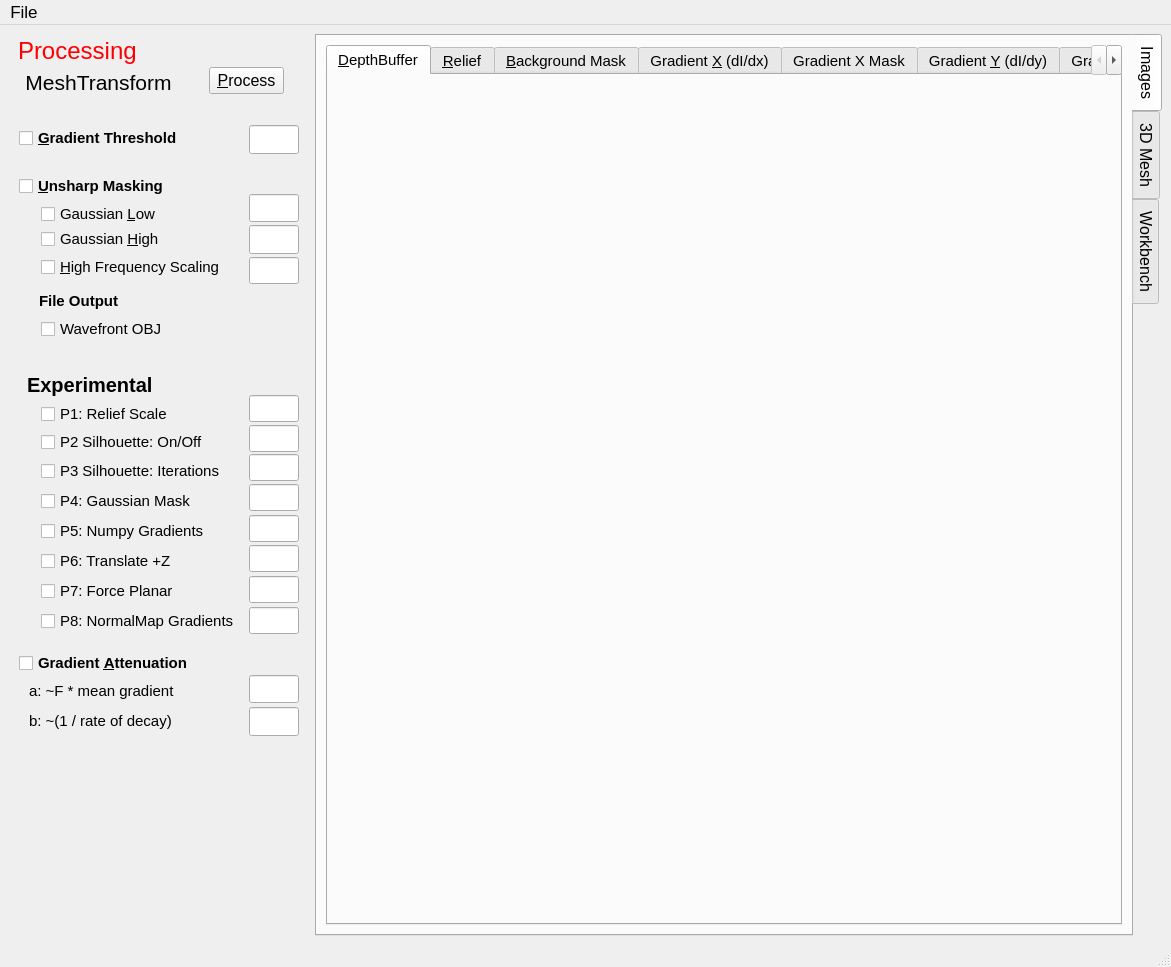
<?xml version="1.0" encoding="UTF-8"?>
<ui version="4.0">
 <class>MainWindow</class>
 <widget class="QMainWindow" name="MainWindow">
  <property name="geometry">
   <rect>
    <x>0</x>
    <y>0</y>
    <width>1171</width>
    <height>967</height>
   </rect>
  </property>
  <property name="sizePolicy">
   <sizepolicy hsizetype="MinimumExpanding" vsizetype="MinimumExpanding">
    <horstretch>0</horstretch>
    <verstretch>0</verstretch>
   </sizepolicy>
  </property>
  <property name="minimumSize">
   <size>
    <width>0</width>
    <height>0</height>
   </size>
  </property>
  <property name="windowTitle">
   <string>Explorer</string>
  </property>
  <property name="windowIcon">
   <iconset resource="explorer.qrc">
    <normaloff>:/Explorer/gradient.png</normaloff>:/Explorer/gradient.png</iconset>
  </property>
  <widget class="QWidget" name="centralWidget">
   <property name="sizePolicy">
    <sizepolicy hsizetype="Expanding" vsizetype="Preferred">
     <horstretch>0</horstretch>
     <verstretch>0</verstretch>
    </sizepolicy>
   </property>
   <property name="focusPolicy">
    <enum>Qt::NoFocus</enum>
   </property>
   <layout class="QGridLayout" name="gridLayout_2">
    <item row="0" column="1">
     <widget class="QTabWidget" name="overallTabsContainer">
      <property name="sizePolicy">
       <sizepolicy hsizetype="Expanding" vsizetype="Expanding">
        <horstretch>0</horstretch>
        <verstretch>0</verstretch>
       </sizepolicy>
      </property>
      <property name="minimumSize">
       <size>
        <width>0</width>
        <height>0</height>
       </size>
      </property>
      <property name="baseSize">
       <size>
        <width>0</width>
        <height>0</height>
       </size>
      </property>
      <property name="font">
       <font>
        <pointsize>12</pointsize>
       </font>
      </property>
      <property name="focusPolicy">
       <enum>Qt::NoFocus</enum>
      </property>
      <property name="tabPosition">
       <enum>QTabWidget::East</enum>
      </property>
      <property name="currentIndex">
       <number>0</number>
      </property>
      <widget class="QWidget" name="imageTabsContainer">
       <property name="sizePolicy">
        <sizepolicy hsizetype="Expanding" vsizetype="Expanding">
         <horstretch>0</horstretch>
         <verstretch>0</verstretch>
        </sizepolicy>
       </property>
       <property name="focusPolicy">
        <enum>Qt::NoFocus</enum>
       </property>
       <attribute name="title">
        <string>Images</string>
       </attribute>
       <layout class="QGridLayout" name="gridLayout">
        <item row="0" column="1">
         <widget class="QTabWidget" name="imageTabs">
          <property name="sizePolicy">
           <sizepolicy hsizetype="Expanding" vsizetype="Expanding">
            <horstretch>0</horstretch>
            <verstretch>0</verstretch>
           </sizepolicy>
          </property>
          <property name="font">
           <font>
            <pointsize>11</pointsize>
           </font>
          </property>
          <property name="focusPolicy">
           <enum>Qt::StrongFocus</enum>
          </property>
          <property name="currentIndex">
           <number>0</number>
          </property>
          <widget class="QWidget" name="depthBufferTab">
           <property name="sizePolicy">
            <sizepolicy hsizetype="Preferred" vsizetype="Preferred">
             <horstretch>0</horstretch>
             <verstretch>0</verstretch>
            </sizepolicy>
           </property>
           <property name="focusPolicy">
            <enum>Qt::TabFocus</enum>
           </property>
           <attribute name="title">
            <string>&amp;DepthBuffer</string>
           </attribute>
           <layout class="QVBoxLayout" name="verticalLayout_2"/>
          </widget>
          <widget class="QWidget" name="reliefTab">
           <property name="focusPolicy">
            <enum>Qt::TabFocus</enum>
           </property>
           <attribute name="title">
            <string>&amp;Relief</string>
           </attribute>
           <layout class="QVBoxLayout" name="verticalLayout_9"/>
          </widget>
          <widget class="QWidget" name="backgroundMaskTab">
           <property name="focusPolicy">
            <enum>Qt::TabFocus</enum>
           </property>
           <attribute name="title">
            <string>&amp;Background Mask</string>
           </attribute>
           <layout class="QVBoxLayout" name="verticalLayout_3"/>
          </widget>
          <widget class="QWidget" name="gradientXTab">
           <property name="focusPolicy">
            <enum>Qt::TabFocus</enum>
           </property>
           <attribute name="title">
            <string>Gradient &amp;X (dI/dx)</string>
           </attribute>
           <layout class="QVBoxLayout" name="verticalLayout_4"/>
          </widget>
          <widget class="QWidget" name="gradientXMaskTab">
           <property name="focusPolicy">
            <enum>Qt::TabFocus</enum>
           </property>
           <attribute name="title">
            <string>Gradient X Mask</string>
           </attribute>
           <layout class="QVBoxLayout" name="verticalLayout_5"/>
          </widget>
          <widget class="QWidget" name="gradientYTab">
           <property name="focusPolicy">
            <enum>Qt::TabFocus</enum>
           </property>
           <attribute name="title">
            <string>Gradient &amp;Y (dI/dy)</string>
           </attribute>
           <layout class="QVBoxLayout" name="verticalLayout_6"/>
          </widget>
          <widget class="QWidget" name="gradientYMaskTab">
           <property name="focusPolicy">
            <enum>Qt::TabFocus</enum>
           </property>
           <attribute name="title">
            <string>Gradient Y Mask</string>
           </attribute>
           <layout class="QVBoxLayout" name="verticalLayout_7"/>
          </widget>
          <widget class="QWidget" name="compositeMaskTab">
           <property name="focusPolicy">
            <enum>Qt::TabFocus</enum>
           </property>
           <attribute name="title">
            <string>&amp;Composite Mask</string>
           </attribute>
           <layout class="QVBoxLayout" name="verticalLayout_8"/>
          </widget>
          <widget class="QWidget" name="gradientXUnsharpTab">
           <property name="focusPolicy">
            <enum>Qt::TabFocus</enum>
           </property>
           <attribute name="title">
            <string>Gradient X Unsharp</string>
           </attribute>
           <layout class="QVBoxLayout" name="verticalLayout"/>
          </widget>
          <widget class="QWidget" name="gradientYUnsharpTab">
           <property name="focusPolicy">
            <enum>Qt::TabFocus</enum>
           </property>
           <attribute name="title">
            <string>Gradient Y Unsharp</string>
           </attribute>
           <layout class="QVBoxLayout" name="verticalLayout_11"/>
          </widget>
         </widget>
        </item>
       </layout>
      </widget>
      <widget class="QWidget" name="modelTabsContainer">
       <property name="sizePolicy">
        <sizepolicy hsizetype="Expanding" vsizetype="Expanding">
         <horstretch>0</horstretch>
         <verstretch>0</verstretch>
        </sizepolicy>
       </property>
       <property name="font">
        <font>
         <pointsize>12</pointsize>
        </font>
       </property>
       <property name="focusPolicy">
        <enum>Qt::NoFocus</enum>
       </property>
       <attribute name="title">
        <string>3D Mesh</string>
       </attribute>
       <layout class="QGridLayout" name="gridLayout_3">
        <item row="0" column="0">
         <widget class="QTabWidget" name="modelTabs">
          <property name="focusPolicy">
           <enum>Qt::NoFocus</enum>
          </property>
          <property name="currentIndex">
           <number>0</number>
          </property>
          <widget class="QWidget" name="modelMeshTab">
           <property name="focusPolicy">
            <enum>Qt::TabFocus</enum>
           </property>
           <attribute name="title">
            <string>&amp;Model</string>
           </attribute>
           <layout class="QVBoxLayout" name="verticalLayout_10"/>
          </widget>
          <widget class="QWidget" name="modelMeshScaledTab">
           <attribute name="title">
            <string>Model &amp;Scaled</string>
           </attribute>
           <layout class="QVBoxLayout" name="verticalLayout_13"/>
          </widget>
          <widget class="QWidget" name="reliefMeshTab">
           <property name="focusPolicy">
            <enum>Qt::TabFocus</enum>
           </property>
           <attribute name="title">
            <string>&amp;Relief</string>
           </attribute>
           <layout class="QVBoxLayout" name="verticalLayout_12"/>
          </widget>
         </widget>
        </item>
       </layout>
      </widget>
      <widget class="QWidget" name="workbenchTabsContainer">
       <attribute name="title">
        <string>Workbench</string>
       </attribute>
       <layout class="QGridLayout" name="gridLayout_4">
        <item row="0" column="0">
         <widget class="QTabWidget" name="workbenchTabs">
          <property name="currentIndex">
           <number>0</number>
          </property>
          <widget class="QWidget" name="i1Tab">
           <attribute name="title">
            <string>I1</string>
           </attribute>
           <layout class="QVBoxLayout" name="verticalLayout_14"/>
          </widget>
          <widget class="QWidget" name="i2Tab">
           <attribute name="title">
            <string>I2</string>
           </attribute>
           <layout class="QVBoxLayout" name="verticalLayout_15"/>
          </widget>
          <widget class="QWidget" name="i3Tab">
           <attribute name="title">
            <string>I3</string>
           </attribute>
           <layout class="QVBoxLayout" name="verticalLayout_16"/>
          </widget>
          <widget class="QWidget" name="i4Tab">
           <attribute name="title">
            <string>I4</string>
           </attribute>
           <layout class="QVBoxLayout" name="verticalLayout_17"/>
          </widget>
          <widget class="QWidget" name="i5Tab">
           <attribute name="title">
            <string>I5</string>
           </attribute>
           <layout class="QVBoxLayout" name="verticalLayout_18"/>
          </widget>
          <widget class="QWidget" name="i6Tab">
           <attribute name="title">
            <string>I6</string>
           </attribute>
           <layout class="QVBoxLayout" name="verticalLayout_19"/>
          </widget>
          <widget class="QWidget" name="i7Tab">
           <attribute name="title">
            <string>I7</string>
           </attribute>
           <layout class="QVBoxLayout" name="verticalLayout_20"/>
          </widget>
          <widget class="QWidget" name="i8Tab">
           <attribute name="title">
            <string>I8</string>
           </attribute>
           <layout class="QVBoxLayout" name="verticalLayout_21"/>
          </widget>
         </widget>
        </item>
       </layout>
      </widget>
     </widget>
    </item>
    <item row="0" column="0">
     <widget class="QWidget" name="settingsContainer" native="true">
      <property name="sizePolicy">
       <sizepolicy hsizetype="Fixed" vsizetype="Preferred">
        <horstretch>0</horstretch>
        <verstretch>0</verstretch>
       </sizepolicy>
      </property>
      <property name="minimumSize">
       <size>
        <width>300</width>
        <height>0</height>
       </size>
      </property>
      <property name="maximumSize">
       <size>
        <width>300</width>
        <height>896</height>
       </size>
      </property>
      <property name="font">
       <font>
        <pointsize>12</pointsize>
        <weight>50</weight>
        <bold>false</bold>
       </font>
      </property>
      <property name="focusPolicy">
       <enum>Qt::ClickFocus</enum>
      </property>
      <widget class="QCheckBox" name="gradientThresholdCheckBox">
       <property name="geometry">
        <rect>
         <x>10</x>
         <y>89</y>
         <width>188</width>
         <height>24</height>
        </rect>
       </property>
       <property name="maximumSize">
        <size>
         <width>373</width>
         <height>16777215</height>
        </size>
       </property>
       <property name="font">
        <font>
         <pointsize>11</pointsize>
         <weight>75</weight>
         <bold>true</bold>
        </font>
       </property>
       <property name="text">
        <string>&amp;Gradient Threshold</string>
       </property>
      </widget>
      <widget class="QLineEdit" name="gradientThresholdLineEdit">
       <property name="geometry">
        <rect>
         <x>240</x>
         <y>88</y>
         <width>50</width>
         <height>29</height>
        </rect>
       </property>
       <property name="maximumSize">
        <size>
         <width>373</width>
         <height>16777215</height>
        </size>
       </property>
      </widget>
      <widget class="QCheckBox" name="unsharpGaussianLowCheckBox">
       <property name="geometry">
        <rect>
         <x>32</x>
         <y>165</y>
         <width>161</width>
         <height>24</height>
        </rect>
       </property>
       <property name="font">
        <font>
         <pointsize>11</pointsize>
         <weight>50</weight>
         <bold>false</bold>
        </font>
       </property>
       <property name="text">
        <string>Gaussian &amp;Low</string>
       </property>
      </widget>
      <widget class="QLineEdit" name="unsharpGaussianLowLineEdit">
       <property name="geometry">
        <rect>
         <x>240</x>
         <y>157</y>
         <width>50</width>
         <height>28</height>
        </rect>
       </property>
       <property name="maximumSize">
        <size>
         <width>373</width>
         <height>16777215</height>
        </size>
       </property>
      </widget>
      <widget class="QCheckBox" name="unsharpGaussianHighCheckBox">
       <property name="geometry">
        <rect>
         <x>32</x>
         <y>190</y>
         <width>171</width>
         <height>24</height>
        </rect>
       </property>
       <property name="font">
        <font>
         <pointsize>11</pointsize>
         <weight>50</weight>
         <bold>false</bold>
        </font>
       </property>
       <property name="text">
        <string>Gaussian &amp;High</string>
       </property>
      </widget>
      <widget class="QLineEdit" name="unsharpGaussianHighLineEdit">
       <property name="geometry">
        <rect>
         <x>240</x>
         <y>188</y>
         <width>50</width>
         <height>29</height>
        </rect>
       </property>
       <property name="maximumSize">
        <size>
         <width>373</width>
         <height>16777215</height>
        </size>
       </property>
      </widget>
      <widget class="QCheckBox" name="unsharpHFScaleCheckBox">
       <property name="geometry">
        <rect>
         <x>32</x>
         <y>218</y>
         <width>201</width>
         <height>24</height>
        </rect>
       </property>
       <property name="font">
        <font>
         <pointsize>11</pointsize>
         <weight>50</weight>
         <bold>false</bold>
        </font>
       </property>
       <property name="text">
        <string>&amp;High Frequency Scaling</string>
       </property>
      </widget>
      <widget class="QLineEdit" name="unsharpHFScaleLineEdit">
       <property name="geometry">
        <rect>
         <x>240</x>
         <y>220</y>
         <width>50</width>
         <height>27</height>
        </rect>
       </property>
       <property name="maximumSize">
        <size>
         <width>373</width>
         <height>16777215</height>
        </size>
       </property>
      </widget>
      <widget class="QPushButton" name="processButton">
       <property name="geometry">
        <rect>
         <x>200</x>
         <y>30</y>
         <width>75</width>
         <height>27</height>
        </rect>
       </property>
       <property name="maximumSize">
        <size>
         <width>373</width>
         <height>16777215</height>
        </size>
       </property>
       <property name="text">
        <string>&amp;Process</string>
       </property>
      </widget>
      <widget class="QCheckBox" name="attenuationCheckBox">
       <property name="geometry">
        <rect>
         <x>10</x>
         <y>614</y>
         <width>210</width>
         <height>24</height>
        </rect>
       </property>
       <property name="font">
        <font>
         <pointsize>11</pointsize>
         <weight>75</weight>
         <bold>true</bold>
        </font>
       </property>
       <property name="text">
        <string>Gradient &amp;Attenuation</string>
       </property>
      </widget>
      <widget class="QLabel" name="labelSetings">
       <property name="geometry">
        <rect>
         <x>-1</x>
         <y>35</y>
         <width>181</width>
         <height>21</height>
        </rect>
       </property>
       <property name="font">
        <font>
         <pointsize>16</pointsize>
         <weight>50</weight>
         <bold>false</bold>
        </font>
       </property>
       <property name="text">
        <string>MeshTransform</string>
       </property>
       <property name="alignment">
        <set>Qt::AlignCenter</set>
       </property>
      </widget>
      <widget class="QLineEdit" name="attenuationDecayLineEdit">
       <property name="geometry">
        <rect>
         <x>240</x>
         <y>670</y>
         <width>50</width>
         <height>29</height>
        </rect>
       </property>
      </widget>
      <widget class="QLineEdit" name="attenuationFactorLineEdit">
       <property name="geometry">
        <rect>
         <x>240</x>
         <y>638</y>
         <width>50</width>
         <height>28</height>
        </rect>
       </property>
      </widget>
      <widget class="QLabel" name="labelAttenuationFactor">
       <property name="geometry">
        <rect>
         <x>20</x>
         <y>642</y>
         <width>171</width>
         <height>24</height>
        </rect>
       </property>
       <property name="font">
        <font>
         <pointsize>11</pointsize>
         <weight>50</weight>
         <bold>false</bold>
        </font>
       </property>
       <property name="text">
        <string>a: ~F * mean gradient</string>
       </property>
      </widget>
      <widget class="QLabel" name="labelAttenuationDecay">
       <property name="geometry">
        <rect>
         <x>20</x>
         <y>672</y>
         <width>191</width>
         <height>24</height>
        </rect>
       </property>
       <property name="font">
        <font>
         <pointsize>11</pointsize>
         <weight>50</weight>
         <bold>false</bold>
        </font>
       </property>
       <property name="text">
        <string>b: ~(1 / rate of decay)</string>
       </property>
      </widget>
      <widget class="QCheckBox" name="unsharpMaskingCheckBox">
       <property name="geometry">
        <rect>
         <x>10</x>
         <y>137</y>
         <width>177</width>
         <height>24</height>
        </rect>
       </property>
       <property name="font">
        <font>
         <pointsize>11</pointsize>
         <weight>75</weight>
         <bold>true</bold>
        </font>
       </property>
       <property name="text">
        <string>&amp;Unsharp Masking</string>
       </property>
      </widget>
      <widget class="QCheckBox" name="p1CheckBox">
       <property name="geometry">
        <rect>
         <x>32</x>
         <y>365</y>
         <width>165</width>
         <height>24</height>
        </rect>
       </property>
       <property name="font">
        <font>
         <family>MS Shell Dlg 2</family>
         <pointsize>11</pointsize>
         <weight>50</weight>
         <bold>false</bold>
        </font>
       </property>
       <property name="text">
        <string>P1: Relief Scale</string>
       </property>
      </widget>
      <widget class="QCheckBox" name="p2CheckBox">
       <property name="geometry">
        <rect>
         <x>32</x>
         <y>393</y>
         <width>204</width>
         <height>24</height>
        </rect>
       </property>
       <property name="font">
        <font>
         <pointsize>11</pointsize>
         <weight>50</weight>
         <bold>false</bold>
        </font>
       </property>
       <property name="text">
        <string>P2 Silhouette: On/Off</string>
       </property>
      </widget>
      <widget class="QLabel" name="labelExperimental">
       <property name="geometry">
        <rect>
         <x>18</x>
         <y>337</y>
         <width>157</width>
         <height>22</height>
        </rect>
       </property>
       <property name="font">
        <font>
         <pointsize>15</pointsize>
         <weight>75</weight>
         <bold>true</bold>
        </font>
       </property>
       <property name="text">
        <string>Experimental</string>
       </property>
      </widget>
      <widget class="QLineEdit" name="p1LineEdit">
       <property name="geometry">
        <rect>
         <x>240</x>
         <y>358</y>
         <width>50</width>
         <height>27</height>
        </rect>
       </property>
       <property name="maximumSize">
        <size>
         <width>373</width>
         <height>16777215</height>
        </size>
       </property>
      </widget>
      <widget class="QLineEdit" name="p2LineEdit">
       <property name="geometry">
        <rect>
         <x>240</x>
         <y>388</y>
         <width>50</width>
         <height>27</height>
        </rect>
       </property>
       <property name="maximumSize">
        <size>
         <width>373</width>
         <height>16777215</height>
        </size>
       </property>
      </widget>
      <widget class="QLineEdit" name="p3LineEdit">
       <property name="geometry">
        <rect>
         <x>240</x>
         <y>417</y>
         <width>50</width>
         <height>27</height>
        </rect>
       </property>
       <property name="maximumSize">
        <size>
         <width>373</width>
         <height>16777215</height>
        </size>
       </property>
      </widget>
      <widget class="QCheckBox" name="p3CheckBox">
       <property name="geometry">
        <rect>
         <x>32</x>
         <y>422</y>
         <width>201</width>
         <height>24</height>
        </rect>
       </property>
       <property name="font">
        <font>
         <pointsize>11</pointsize>
         <weight>50</weight>
         <bold>false</bold>
        </font>
       </property>
       <property name="text">
        <string>P3 Silhouette: Iterations</string>
       </property>
      </widget>
      <widget class="QLineEdit" name="p4LineEdit">
       <property name="geometry">
        <rect>
         <x>240</x>
         <y>447</y>
         <width>50</width>
         <height>27</height>
        </rect>
       </property>
       <property name="maximumSize">
        <size>
         <width>373</width>
         <height>16777215</height>
        </size>
       </property>
      </widget>
      <widget class="QCheckBox" name="p4CheckBox">
       <property name="geometry">
        <rect>
         <x>32</x>
         <y>452</y>
         <width>191</width>
         <height>24</height>
        </rect>
       </property>
       <property name="font">
        <font>
         <pointsize>11</pointsize>
         <weight>50</weight>
         <bold>false</bold>
        </font>
       </property>
       <property name="text">
        <string>P4: Gaussian Mask</string>
       </property>
      </widget>
      <widget class="QLineEdit" name="p6LineEdit">
       <property name="geometry">
        <rect>
         <x>240</x>
         <y>508</y>
         <width>50</width>
         <height>27</height>
        </rect>
       </property>
       <property name="maximumSize">
        <size>
         <width>373</width>
         <height>16777215</height>
        </size>
       </property>
      </widget>
      <widget class="QCheckBox" name="p5CheckBox">
       <property name="geometry">
        <rect>
         <x>32</x>
         <y>482</y>
         <width>190</width>
         <height>24</height>
        </rect>
       </property>
       <property name="font">
        <font>
         <pointsize>11</pointsize>
         <weight>50</weight>
         <bold>false</bold>
        </font>
       </property>
       <property name="text">
        <string>P5: Numpy Gradients</string>
       </property>
      </widget>
      <widget class="QLineEdit" name="p7LineEdit">
       <property name="geometry">
        <rect>
         <x>240</x>
         <y>539</y>
         <width>50</width>
         <height>27</height>
        </rect>
       </property>
       <property name="maximumSize">
        <size>
         <width>373</width>
         <height>16777215</height>
        </size>
       </property>
      </widget>
      <widget class="QCheckBox" name="p6CheckBox">
       <property name="geometry">
        <rect>
         <x>32</x>
         <y>512</y>
         <width>158</width>
         <height>24</height>
        </rect>
       </property>
       <property name="font">
        <font>
         <pointsize>11</pointsize>
         <weight>50</weight>
         <bold>false</bold>
        </font>
       </property>
       <property name="text">
        <string>P6: Translate +Z</string>
       </property>
      </widget>
      <widget class="QLineEdit" name="p8LineEdit">
       <property name="geometry">
        <rect>
         <x>240</x>
         <y>570</y>
         <width>50</width>
         <height>27</height>
        </rect>
       </property>
       <property name="maximumSize">
        <size>
         <width>373</width>
         <height>16777215</height>
        </size>
       </property>
      </widget>
      <widget class="QCheckBox" name="p7CheckBox">
       <property name="geometry">
        <rect>
         <x>32</x>
         <y>542</y>
         <width>187</width>
         <height>24</height>
        </rect>
       </property>
       <property name="font">
        <font>
         <pointsize>11</pointsize>
         <weight>50</weight>
         <bold>false</bold>
        </font>
       </property>
       <property name="text">
        <string>P7: Force Planar</string>
       </property>
      </widget>
      <widget class="QCheckBox" name="p8CheckBox">
       <property name="geometry">
        <rect>
         <x>32</x>
         <y>572</y>
         <width>221</width>
         <height>24</height>
        </rect>
       </property>
       <property name="font">
        <font>
         <pointsize>11</pointsize>
         <weight>50</weight>
         <bold>false</bold>
        </font>
       </property>
       <property name="text">
        <string>P8: NormalMap Gradients</string>
       </property>
      </widget>
      <widget class="QLineEdit" name="p5LineEdit">
       <property name="geometry">
        <rect>
         <x>240</x>
         <y>478</y>
         <width>50</width>
         <height>27</height>
        </rect>
       </property>
       <property name="maximumSize">
        <size>
         <width>373</width>
         <height>16777215</height>
        </size>
       </property>
      </widget>
      <widget class="QLabel" name="labelProcessing">
       <property name="geometry">
        <rect>
         <x>9</x>
         <y>-2</y>
         <width>141</width>
         <height>32</height>
        </rect>
       </property>
       <property name="text">
        <string>&lt;html&gt;&lt;head/&gt;&lt;body&gt;&lt;p&gt;&lt;span style=&quot; font-size:18pt; color:#ff0000;&quot;&gt;Processing&lt;/span&gt;&lt;/p&gt;&lt;/body&gt;&lt;/html&gt;</string>
       </property>
      </widget>
      <widget class="QLabel" name="labelFileOutput">
       <property name="geometry">
        <rect>
         <x>30</x>
         <y>252</y>
         <width>168</width>
         <height>25</height>
        </rect>
       </property>
       <property name="font">
        <font>
         <pointsize>11</pointsize>
         <weight>75</weight>
         <bold>true</bold>
        </font>
       </property>
       <property name="text">
        <string>&lt;html&gt;&lt;head/&gt;&lt;body&gt;&lt;p&gt;File Output&lt;/p&gt;&lt;/body&gt;&lt;/html&gt;</string>
       </property>
      </widget>
      <widget class="QCheckBox" name="fileOBJCheckBox">
       <property name="geometry">
        <rect>
         <x>32</x>
         <y>280</y>
         <width>165</width>
         <height>24</height>
        </rect>
       </property>
       <property name="font">
        <font>
         <pointsize>11</pointsize>
         <weight>50</weight>
         <bold>false</bold>
        </font>
       </property>
       <property name="text">
        <string>Wavefront OBJ</string>
       </property>
      </widget>
     </widget>
    </item>
   </layout>
  </widget>
  <widget class="QMenuBar" name="menubar">
   <property name="geometry">
    <rect>
     <x>0</x>
     <y>0</y>
     <width>1171</width>
     <height>26</height>
    </rect>
   </property>
   <property name="font">
    <font>
     <pointsize>13</pointsize>
    </font>
   </property>
   <widget class="QMenu" name="menuFile">
    <property name="title">
     <string>File</string>
    </property>
    <addaction name="actionOpen"/>
   </widget>
   <addaction name="menuFile"/>
  </widget>
  <widget class="QStatusBar" name="statusbar"/>
  <action name="actionOpen">
   <property name="text">
    <string>Open</string>
   </property>
  </action>
 </widget>
 <tabstops>
  <tabstop>gradientThresholdCheckBox</tabstop>
  <tabstop>gradientThresholdLineEdit</tabstop>
  <tabstop>attenuationCheckBox</tabstop>
  <tabstop>attenuationFactorLineEdit</tabstop>
  <tabstop>attenuationDecayLineEdit</tabstop>
  <tabstop>unsharpMaskingCheckBox</tabstop>
  <tabstop>unsharpGaussianLowCheckBox</tabstop>
  <tabstop>unsharpGaussianLowLineEdit</tabstop>
  <tabstop>unsharpGaussianHighCheckBox</tabstop>
  <tabstop>unsharpGaussianHighLineEdit</tabstop>
  <tabstop>unsharpHFScaleCheckBox</tabstop>
  <tabstop>unsharpHFScaleLineEdit</tabstop>
  <tabstop>p1CheckBox</tabstop>
  <tabstop>p1LineEdit</tabstop>
  <tabstop>p2CheckBox</tabstop>
  <tabstop>p2LineEdit</tabstop>
  <tabstop>p3CheckBox</tabstop>
  <tabstop>p3LineEdit</tabstop>
  <tabstop>p4CheckBox</tabstop>
  <tabstop>p4LineEdit</tabstop>
  <tabstop>p5CheckBox</tabstop>
  <tabstop>p5LineEdit</tabstop>
  <tabstop>p6CheckBox</tabstop>
  <tabstop>p6LineEdit</tabstop>
  <tabstop>p7CheckBox</tabstop>
  <tabstop>p7LineEdit</tabstop>
  <tabstop>p8CheckBox</tabstop>
  <tabstop>p8LineEdit</tabstop>
  <tabstop>processButton</tabstop>
 </tabstops>
 <resources>
  <include location="explorer.qrc"/>
 </resources>
 <connections/>
</ui>
